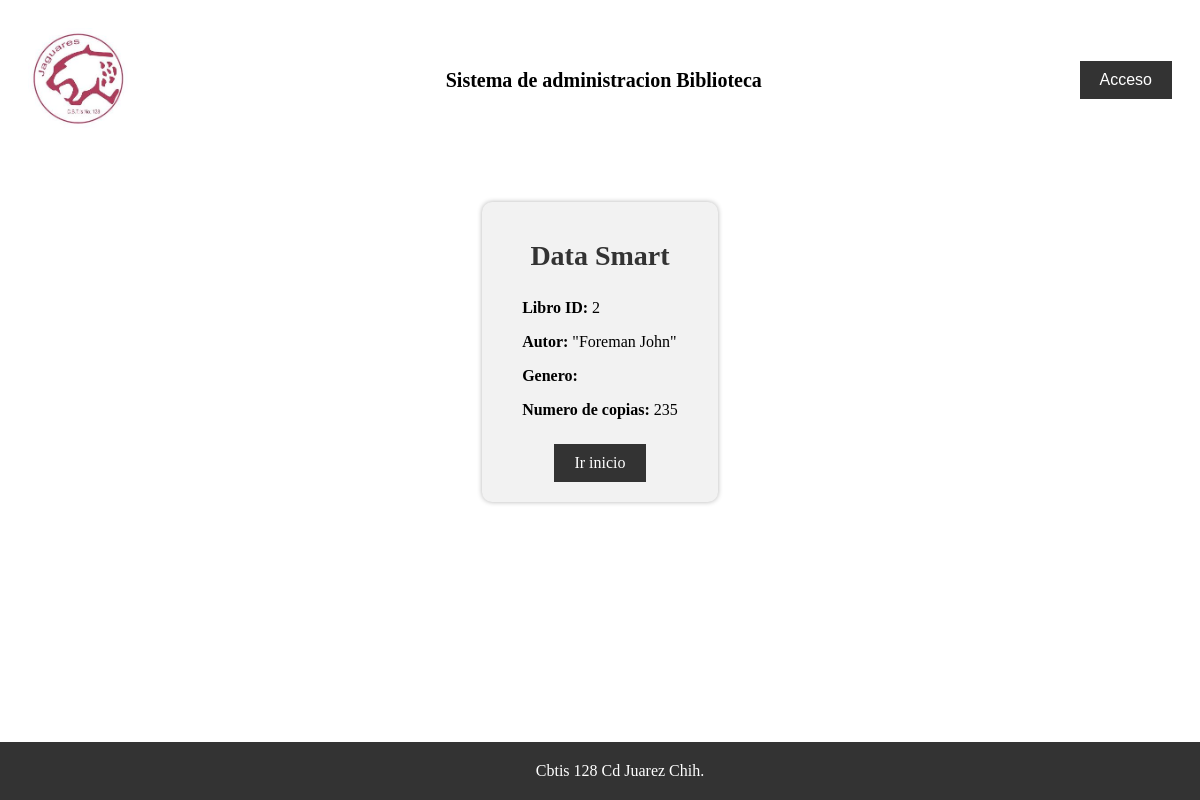
Screenshot of /libros/ver/2/ with the database file from the repository.
### biblioteca_app/models.py (models this page shows, shortened)
class Libro(models.Model):
    titulo = models.CharField(max_length=100)
    autor = models.CharField(max_length=100)
    genero = models.CharField(max_length=100)
    copias = models.IntegerField(default=1)

### biblioteca_app/views.py (the view)
# urls.py: path('ver/<int:libro_id>/', views.verlibro, name='verlibro'),
def verlibro(request, libro_id):
    libro = Libro.objects.get(pk=libro_id)
    return render(request, 'verLibro.html', {'libro': libro})

### Templates/verLibro.html (shortened to what this page needs)
{% load static %}
<!DOCTYPE html>
<html lang="es">
<head>
    <link rel="stylesheet" href="{% static 'css/verLibro.css' %}">
</head>
<body>
    {% include 'encabezado.html' %}
    <div class="book-details-container">
        <div class="book-details">
            <h1 class="book-title">{{ libro.titulo }}</h1>
            <div class="book-info">
                <p><strong>Libro ID:</strong> {{ libro.id }}</p>
                <p><strong>Autor:</strong> {{ libro.autor }}</p>
                <p><strong>Genero:</strong> {{ libro.genero }}</p>
                <p><strong>Numero de copias:</strong> {{ libro.copias }}</p>
            </div>
            <a href="{% url 'inicio' %}" class="home-button">Ir inicio</a>
        </div>
    </div>
    {% include 'piepagina.html' %}
</body>
</html>

### static/css/verLibro.css (style rules this page uses)
.book-details-container { display: flex; justify-content: center; align-items: center; height: 50vh; }
.book-details { background-color: #f2f2f2; padding: 20px; border-radius: 10px; box-shadow: 0 0 5px rgba(0, 0, 0, 0.3); text-align: center; max-width: 600px; }
.book-title { font-size: 28px; font-weight: bold; color: #333; margin-bottom: 10px; }
.book-info { text-align: left; padding: 20px; padding-top: 1px; }
.book-info p { font-size: 16px; margin-bottom: 5px; }
.home-button { display: inline-block; padding: 10px 20px; font-size: 16px; background-color: #333; color: #fff; text-decoration: none; border: none; cursor: pointer; }

### rows the page displays
Libro: titulo "Data Smart", id "2", autor "\"Foreman John\"", copias "235"
